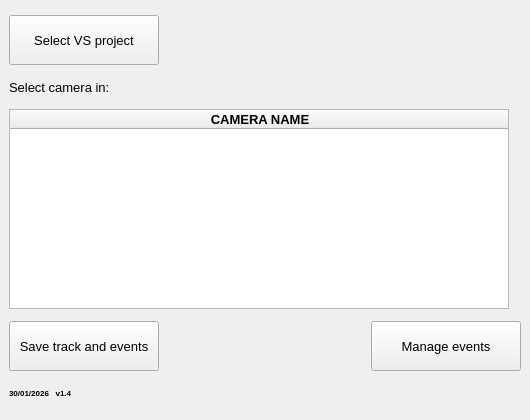
<?xml version="1.0" encoding="UTF-8"?>
<ui version="4.0">
 <class>MainWindow</class>
 <widget class="QMainWindow" name="MainWindow">
  <property name="geometry">
   <rect>
    <x>0</x>
    <y>0</y>
    <width>530</width>
    <height>420</height>
   </rect>
  </property>
  <property name="minimumSize">
   <size>
    <width>530</width>
    <height>420</height>
   </size>
  </property>
  <property name="maximumSize">
   <size>
    <width>530</width>
    <height>420</height>
   </size>
  </property>
  <property name="font">
   <font>
    <pointsize>10</pointsize>
   </font>
  </property>
  <property name="windowTitle">
   <string>Event Manager</string>
  </property>
  <widget class="QWidget" name="centralwidget">
   <layout class="QVBoxLayout" name="verticalLayout">
    <item>
     <widget class="QPushButton" name="b_selectproj">
      <property name="minimumSize">
       <size>
        <width>150</width>
        <height>50</height>
       </size>
      </property>
      <property name="maximumSize">
       <size>
        <width>150</width>
        <height>50</height>
       </size>
      </property>
      <property name="text">
       <string>Select VS project</string>
      </property>
     </widget>
    </item>
    <item>
     <widget class="QLabel" name="lab_0">
      <property name="minimumSize">
       <size>
        <width>500</width>
        <height>20</height>
       </size>
      </property>
      <property name="maximumSize">
       <size>
        <width>500</width>
        <height>20</height>
       </size>
      </property>
      <property name="text">
       <string>Select camera in:</string>
      </property>
     </widget>
    </item>
    <item>
     <widget class="QTableWidget" name="table_cameras">
      <property name="minimumSize">
       <size>
        <width>500</width>
        <height>200</height>
       </size>
      </property>
      <property name="maximumSize">
       <size>
        <width>500</width>
        <height>200</height>
       </size>
      </property>
      <property name="toolTipDuration">
       <number>-7</number>
      </property>
      <property name="alternatingRowColors">
       <bool>true</bool>
      </property>
      <property name="selectionMode">
       <enum>QAbstractItemView::SelectionMode::SingleSelection</enum>
      </property>
      <property name="selectionBehavior">
       <enum>QAbstractItemView::SelectionBehavior::SelectRows</enum>
      </property>
      <property name="sortingEnabled">
       <bool>true</bool>
      </property>
      <attribute name="horizontalHeaderDefaultSectionSize">
       <number>500</number>
      </attribute>
      <column>
       <property name="text">
        <string>CAMERA NAME</string>
       </property>
       <property name="font">
        <font>
         <pointsize>10</pointsize>
         <bold>true</bold>
        </font>
       </property>
       <property name="background">
        <color>
         <red>220</red>
         <green>220</green>
         <blue>220</blue>
        </color>
       </property>
      </column>
     </widget>
    </item>
    <item>
     <layout class="QHBoxLayout" name="horizontalLayout">
      <item>
       <widget class="QPushButton" name="b_run">
        <property name="minimumSize">
         <size>
          <width>150</width>
          <height>50</height>
         </size>
        </property>
        <property name="maximumSize">
         <size>
          <width>150</width>
          <height>50</height>
         </size>
        </property>
        <property name="text">
         <string>Save track and events</string>
        </property>
       </widget>
      </item>
      <item>
       <spacer name="horizontalSpacer">
        <property name="orientation">
         <enum>Qt::Orientation::Horizontal</enum>
        </property>
        <property name="sizeHint" stdset="0">
         <size>
          <width>40</width>
          <height>20</height>
         </size>
        </property>
       </spacer>
      </item>
      <item>
       <widget class="QPushButton" name="b_comments">
        <property name="minimumSize">
         <size>
          <width>150</width>
          <height>50</height>
         </size>
        </property>
        <property name="maximumSize">
         <size>
          <width>150</width>
          <height>50</height>
         </size>
        </property>
        <property name="text">
         <string>Manage events</string>
        </property>
       </widget>
      </item>
     </layout>
    </item>
    <item>
     <widget class="QLabel" name="lab_1">
      <property name="minimumSize">
       <size>
        <width>200</width>
        <height>20</height>
       </size>
      </property>
      <property name="maximumSize">
       <size>
        <width>200</width>
        <height>20</height>
       </size>
      </property>
      <property name="font">
       <font>
        <pointsize>6</pointsize>
        <bold>true</bold>
       </font>
      </property>
      <property name="text">
       <string>30/01/2026   v1.4</string>
      </property>
     </widget>
    </item>
   </layout>
  </widget>
  <widget class="QMenuBar" name="menubar">
   <property name="geometry">
    <rect>
     <x>0</x>
     <y>0</y>
     <width>530</width>
     <height>33</height>
    </rect>
   </property>
  </widget>
 </widget>
 <resources/>
 <connections/>
</ui>
